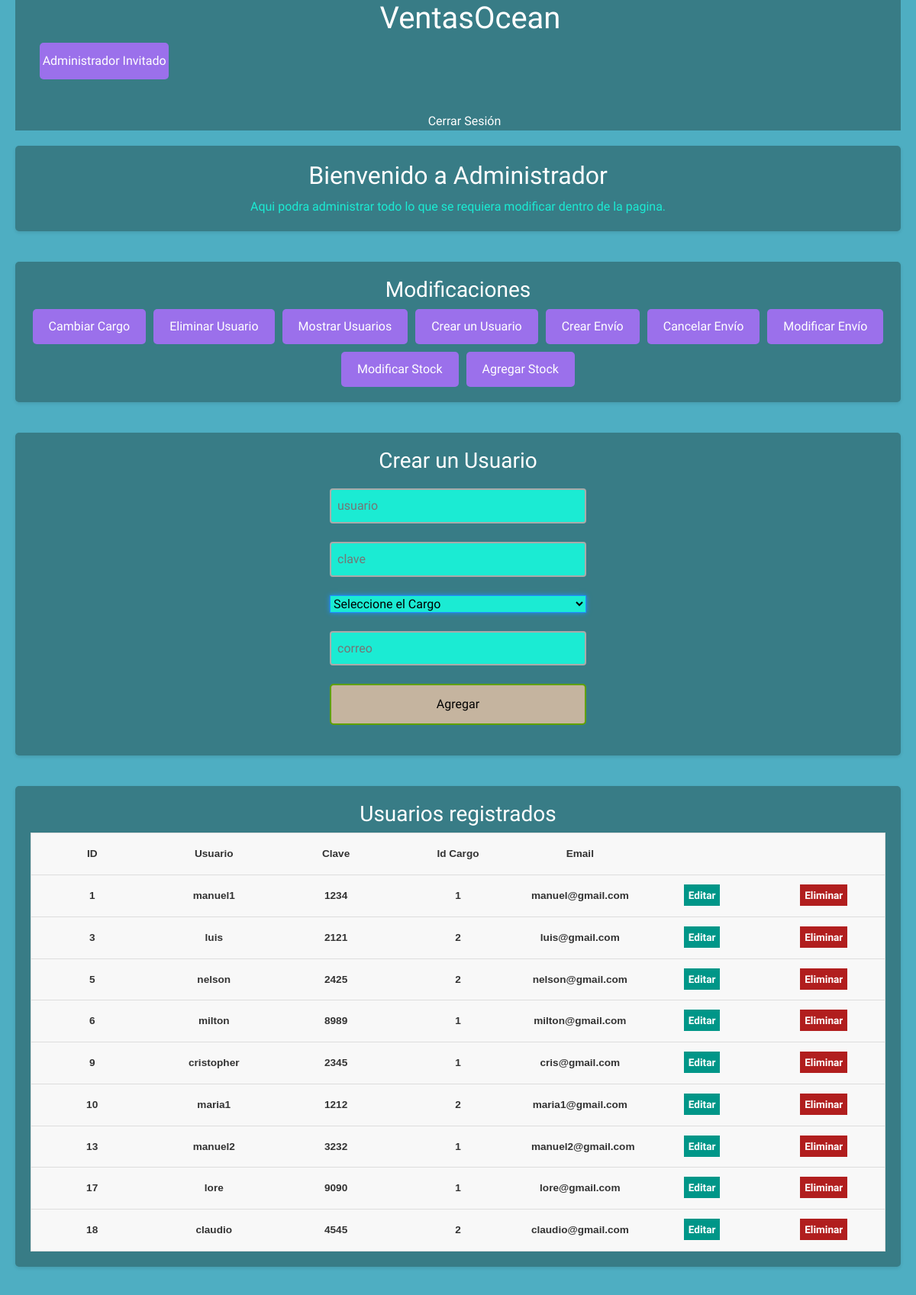
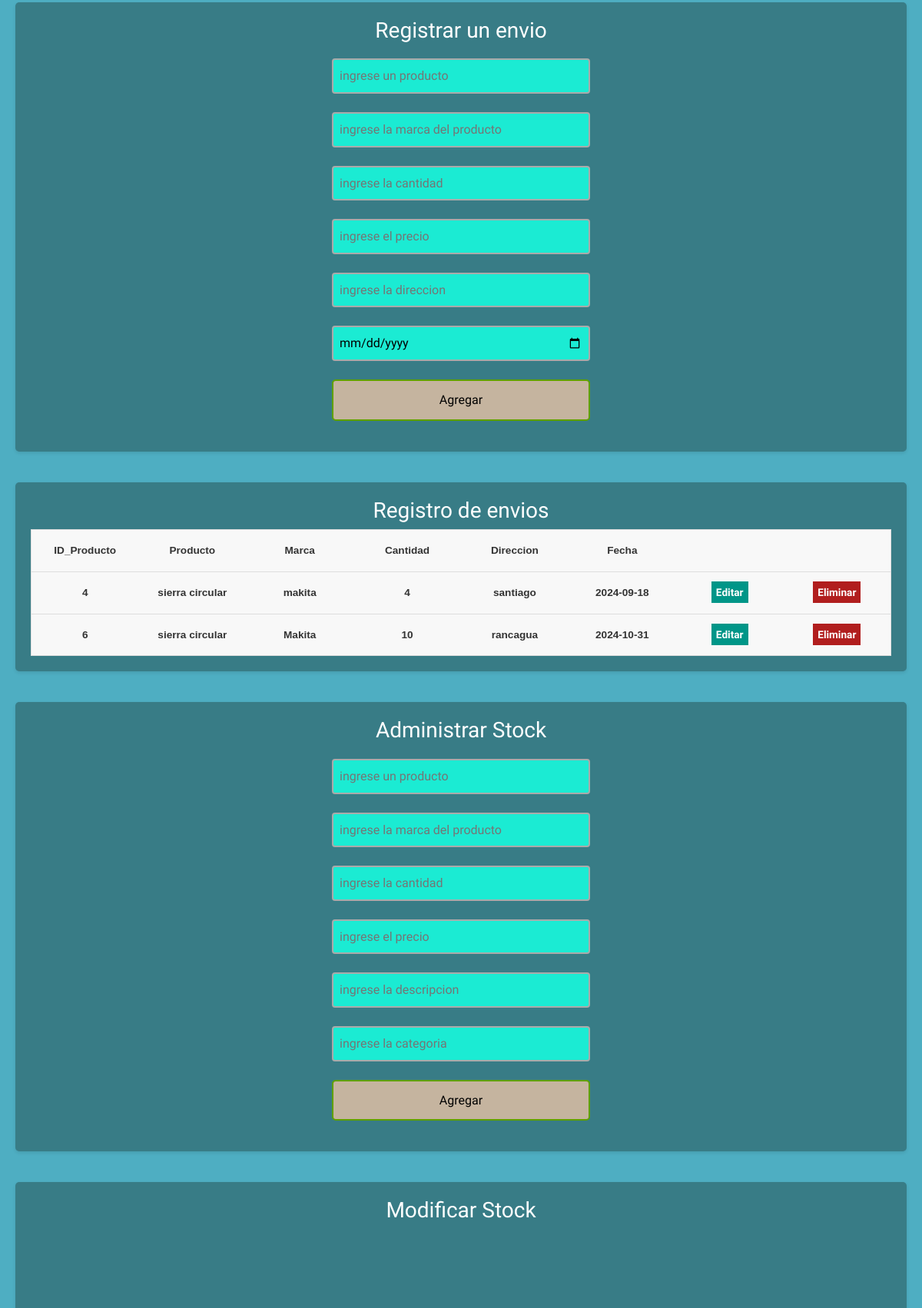
The app's page /empleados.php (upper part) with its own data (2 pictures, top to bottom).
### tables this page shows
CREATE TABLE `usuarios` (
  `id` int(11) NOT NULL,
  `usuario` varchar(100) NOT NULL,
  `clave` varchar(10) NOT NULL,
  `id_cargo` int(11) NOT NULL,
  `correo` varchar(100) NOT NULL
);

CREATE TABLE `envios` (
  `id` int(11) NOT NULL,
  `producto` varchar(100) NOT NULL,
  `marca` varchar(100) NOT NULL,
  `cantidad` int(11) NOT NULL,
  `direccion` varchar(100) NOT NULL,
  `fecha_envio` date NOT NULL
);

### empleados.php (the view, shortened to what this page needs)
<?php
$nombreUsuario = isset($_SESSION['usuario']) ? $_SESSION['usuario'] : "Invitado";
$con = connection();
$sql = "SELECT * FROM usuarios";
$query = mysqli_query($con, $sql);
$sql1 = "SELECT * FROM envios";
$query1 = mysqli_query($con, $sql1);
?>
<!DOCTYPE html>
<html lang="es">
<head>
    <link href="https://cdn.jsdelivr.net/npm/bootstrap@5.3.3/dist/css/bootstrap.min.css" rel="stylesheet">
    <link href="empleadosDise.css" rel="stylesheet">
</head>
<body>
    <header>
        <nav>
           <ul>
                <h1>VentasOcean</h1>
                <li>
                    <div class="caja">
                        <?php echo 'Administrador  '.$nombreUsuario; ?>
                    </div>
               </li>
           </ul>
            <ul>
                <li><a href="cerrar_sesion.php">Cerrar Sesión</a></li>
            </ul>
        </nav>
    </header>
    <section id="inicio">
        <h2>Bienvenido a Administrador</h2>
        <p>Aqui podra administrar todo lo que se requiera modificar dentro de la pagina.</p>
    </section>
    <section id="categorias">
        <h3>Modificaciones</h3>
        <div class="botones-modificaciones">
            <a href="#Mostrar_user" class="btn">Cambiar Cargo</a>
            <a href="#Mostrar_user" class="btn">Eliminar Usuario</a>
            <a href="#Mostrar_user" class="btn">Mostrar Usuarios</a>
            <a href="#crear_user" class="btn">Crear un Usuario</a>
            <a href="#crear_env" class="btn">Crear Envío</a>
            <a href="#crear_env" class="btn">Cancelar Envío</a>
            <a href="#crear_env" class="btn">Modificar Envío</a>
            <a href="#modificar_stock" class="btn">Modificar Stock</a>
            <a href="#crear_stock" class="btn">Agregar Stock</a>
       </div>
    </section>
    <section class="metodos_emple">
            <h3>Crear un Usuario</h3>
            <div id="crear_user">
          <div class="users-form">
              <form action="crearUsuarios.php" method="POST">
                   <input type="text" name="usuario" placeholder="usuario">
                   <input type="password" name="clave" placeholder="clave">
                   <select name="id_cargo">
                        <option value="3">Seleccione el Cargo</option>
                    </select>
                   <input type="email" name="correo" placeholder="correo">
                   <input type="submit" value="Agregar">
              </form>
          </div>
    </section>
    <section class="metodos_emple">
            <h3>Usuarios registrados</h3>
            <div id="Mostrar_user">
            <div class="users-table">
        <table>
            <thead>
                <tr>
                    <th>ID</th>
                    <th>Usuario</th>
                    <th>Clave</th>
                    <th>Id Cargo</th>
                    <th>Email</th>
                    <th></th>
                    <th></th>
                </tr>
            </thead>
            <tbody>
                <?php while ($row = mysqli_fetch_array($query)): ?>
                    <tr>
                        <th><?= $row['id'] ?></th>
                        <th><?= $row['usuario'] ?></th>
                        <th><?= $row['clave'] ?></th>
                        <th><?= $row['id_cargo'] ?></th>
                        <th><?= $row['correo'] ?></th>
                        <th><a href="modificar2.php?id=<?= $row['id'] ?>" class="users-table--edit">Editar</a></th>
                        <th><a href="eliminar.php?id=<?= $row['id'] ?>" class="users-table--delete" >Eliminar</a></th>
                    </tr>
                <?php endwhile; ?>
            </tbody>
        </table>
    </div>
    </section>
    <section class="metodos_emple">
            <h3>Registrar un envio</h3>
            <div id="crear_env">
          <div class="users-form">
              <form action="agregar_envio.php" method="POST">
                   <input type="text" name="producto" placeholder="ingrese un producto">
                   <input type="text" name="marca" placeholder="ingrese la marca del producto">
                   <input type="text" name="cantidad" placeholder="ingrese la cantidad">
                   <input type="text" name="precio" placeholder="ingrese el precio">
                   <input type="text" name="direccion" placeholder="ingrese la direccion">
                   <input type="date" name="fecha_envio" placeholder="ingrese la fecha de envio">
                   <input type="submit" value="Agregar">
              </form>
          </div>
    </section>
    <section class="metodos_emple">
    <h3>Registro de envios</h3>
            <div id="crear_envio">
            <div class="users-table">
        <table>
            <thead>
                <tr>
                    <th>ID_Producto</th>
                    <th>Producto</th>
                    <th>Marca</th>
                    <th>Cantidad</th>
                    <th>Direccion</th>
                    <th>Fecha</th>
                    <th></th>
                    <th></th>
                </tr>
            </thead>
            <tbody>
                <?php while ($row = mysqli_fetch_array($query1)): ?>
                    <tr>
                        <th><?= $row['id'] ?></th>
                        <th><?= $row['producto'] ?></th>
                        <th><?= $row['marca'] ?></th>
                        <th><?= $row['cantidad'] ?></th>
                        <th><?= $row['direccion'] ?></th>
                        <th><?= $row['fecha_envio'] ?></th>
                        <th><a href="modificarEnv.php?id=<?= $row['id'] ?>" class="users-table--edit">Editar</a></th>
                        <th><a href="eliminar_Env.php?id=<?= $row['id'] ?>" class="users-table--delete" >Eliminar</a></th>
                    </tr>
                <?php endwhile; ?>
            </tbody>
        </table>
    </div>
    </section>
    <section class="metodos_emple">
            <h3>Administrar Stock</h3>
            <div id="crear_stock">
          <div class="users-form">
              <form action="agregar_stock.php" method="POST">
                   <input type="text" name="producto" placeholder="ingrese un producto">
                   <input type="text" name="marca" placeholder="ingrese la marca del producto">
                   <input type="text" name="cantidad" placeholder="ingrese la cantidad">
                   <input type="text" name="precio" placeholder="ingrese el precio">
                   <input type="text" name="descripcion" placeholder="ingrese la descripcion">
                   <input type="text" name="categoria" placeholder="ingrese la categoria">
                   <input type="submit" value="Agregar">
              </form>
          </div>
    </section>
    <section class="metodos_emple">
    <h3>Modificar Stock</h3>
            <div id="modificar_stock">
            <div class="users-table">
    </div>
    </section>
</body>
</html>

### empleadosDise.css (style rules this page uses)
* { box-sizing: border-box; margin: 0; padding: 0; }
html { font-family: 'Segoe UI', sans-serif; text-align: center; }
a { text-decoration: none; }
.users-form form { display: flex; flex-direction: column; gap: 24px; width: 30%; margin: 20px auto; text-align: center; }
.users-form form input { font-family: 'Segoe UI', sans-serif; }
.users-form form input[type=text], .users-form form input[type=password], .users-form form input[type=email] { padding: 8px; border:2px solid #aaa; border-radius:4px; outline:none; transition:.3s; }
.users-form form input[type=submit] { border: none; padding: 12px 50px; text-decoration: none; transition-duration: 0.4s; cursor: pointer; border-radius: 5px; background-color: rgb(156, 41, 41); color: black; border: 2px solid #60a100; }
.users-table table { border: 1px solid #ccc; border-collapse: collapse; margin: 0; padding: 0; width: 100%; table-layout: fixed; }
table tr { background-color: #f8f8f8; border: 1px solid #ddd; padding: 4px; }
table th { padding: 16px; text-align: center; font-size: .85em; }
.users-table--edit { background: #009688; padding: 6px; color: #fff; text-align: center; font-weight: bold; }
.users-table--delete { background: #b11e1e; padding: 6px; color: #fff; text-align: center; font-weight: bold; }
body { justify-content: center; align-items: center; height: 100vh; margin: 0; background-color: #08CC88; }

### empleados.php (style rules this page uses)
h3 { font-family: "Jersey 25", serif; font-weight: 400; font-style: normal; }
* { margin: 0; padding: 0; box-sizing: border-box; font-family: Arial, sans-serif; }
body { line-height: 1.6; background-color: #4EAEC2; color: #333; padding: 0 20px; }
header { background-color: #387C86; color: #fff; padding: 15px 05; margin-bottom: 20px; }
nav ul { list-style: none; text-align: center; }
nav ul li { display: inline; margin-right: 15px; }
nav ul li a { color: #fff; text-decoration: none; font-size: 16px; padding: 5px 10px; transition: background-color 0.3s; }
section { margin-bottom: 40px; padding: 20px; background-color: #387C86; border-radius: 5px; box-shadow: 0 2px 4px rgba(0, 0, 0, 0.1); }
section h2, section h3 { color: #FFFFFF; margin-bottom: 20px,auto; text-align: center; font-weight: normal; font-family: "Jersey 25", serif; font-weight: 400; font-style: normal; }
h1 { font-family: "Jersey 25", serif; font-weight: 400; font-style: normal; text-align: center; color: #FFFFFF; }
a { font-family: "Black Ops One", serif; font-weight: 400; font-style: normal; color: #FFFFFF; }
p { width: auto; height: auto; margin: auto; text-align: left; color: #1BEBD3; text-align: center; font-family: "Black Ops One", serif; font-weight: 400; font-style: normal; }
.caja { background-color: #9B70EB; font-family: "Black Ops One", serif; font-weight: 400; font-style: normal; border-radius: 5px; padding: 05px 05px; margin: 10; height: 06vh; width: 15%; display: flex; justify-content: center; align-items: center; font-size: 1rem; max-width: 100%; white-space: nowrap; overflow: hidden; text-overflow: ellipsis; }
.users-form form { display: flex; flex-direction: column; gap: 24px; width: 30%; margin: 20px auto; text-align: center; }
.users-form form input { font-family: 'Segoe UI', sans-serif; }
.users-form form input[type=text], .users-form form input[type=password], .users-form form input[type=email], .users-form form input[type=date], .users-form form input[type=email] { padding: 8px; border:2px solid #aaa; border-radius:4px; outline:none; transition:.3s; background-color: #1BEBD3; color: #000; font-family: "Black Ops One", serif; font-weight: 400; font-style: normal; }
.users-form form input[type=submit] { border: none; padding: 12px 50px; text-decoration: none; transition-duration: 0.4s; cursor: pointer; border-radius: 5px; background-color: #C5B49F; color: black; border: 2px solid #60a100; font-family: "Black Ops One", serif; font-weight: 400; font-style: normal; }
select { background-color: #1BEBD3; color: #000; border-color:dodgerBlue; box-shadow:0 0 6px 0 dodgerBlue; color: #000; font-family: "Black Ops One", serif; font-weight: 400; font-style: normal; }
.botones-modificaciones { display: flex; flex-wrap: wrap; justify-content: center; gap: 10px; font-family: "Black Ops One", serif; font-weight: 400; font-style: normal; }
.btn { background-color: #9B70EB; color: #fff; padding: 10px 20px; text-decoration: none; border-radius: 5px; transition: background-color 0.3s; }

### records on screen
usuarios: id "1", usuario "manuel1", clave "1234", id_cargo "1", correo "manuel@gmail.com"
usuarios: id "3", usuario "luis", clave "2121", id_cargo "2", correo "luis@gmail.com"
usuarios: id "5", usuario "nelson", clave "2425", id_cargo "2", correo "nelson@gmail.com"
usuarios: id "6", usuario "milton", clave "8989", id_cargo "1", correo "milton@gmail.com"
usuarios: id "9", usuario "cristopher", clave "2345", id_cargo "1", correo "cris@gmail.com"
usuarios: id "10", usuario "maria1", clave "1212", id_cargo "2", correo "maria1@gmail.com"
usuarios: id "13", usuario "manuel2", clave "3232", id_cargo "1", correo "manuel2@gmail.com"
usuarios: id "17", usuario "lore", clave "9090", id_cargo "1", correo "lore@gmail.com"
usuarios: id "18", usuario "claudio", clave "4545", id_cargo "2", correo "claudio@gmail.com"
envios: id "4", producto "sierra circular", marca "makita", cantidad "4", direccion "santiago", fecha_envio "2024-09-18"
envios: id "6", producto "sierra circular", marca "Makita", cantidad "10", direccion "rancagua", fecha_envio "2024-10-31"

### other values on screen
$nombreUsuario "Invita…"
